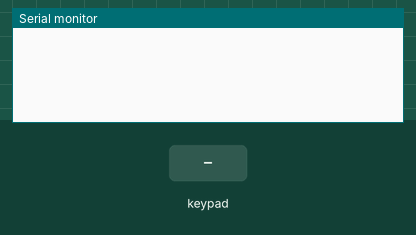
This sketch was run on a simulated Arduino Uno, built with avr-gcc and run on an emulated ATmega328P. On the bench: the last lines printed to the serial monitor. The inputs (shaded band) are chosen by the test bench.

Above: at 1.2 s.
1.3 s: key '1' pressed
At 2.5 s:
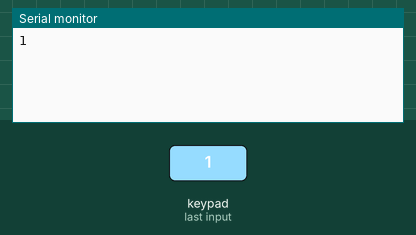
2.8 s: keypad keys 1 2 # pressed 0.4 s apart
At 4.4 s:
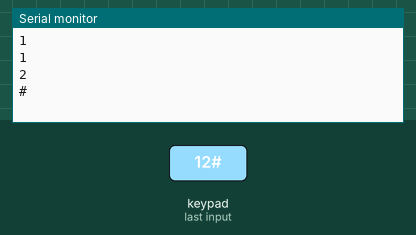
5.5 s: key '*' pressed
At 6.7 s:
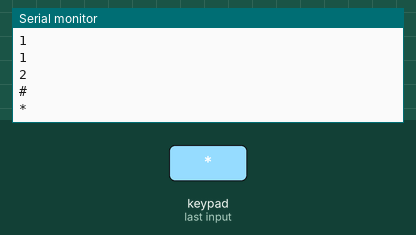
7.0 s: keypad keys 2 5 pressed 0.4 s apart
At 8.6 s:
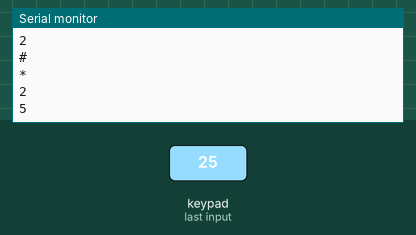
Timing chart, 0 to 10.1 s (numbered marks = the images above; inputs shaded):
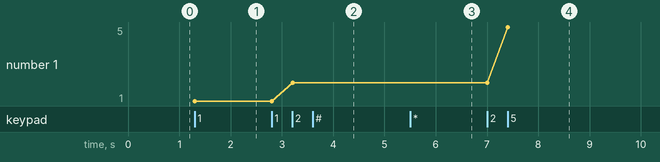

The sketch:

ch04_3x4keypad_library.ino
```cpp
#include <Keypad.h>
#define SERIAL_BAUDRATE 19200
// 定義矩陣鍵盤的針腳（A~G）與Arduino腳位的連接關係
#define A_PIN 8
#define B_PIN 7
#define C_PIN 6
#define D_PIN 5
#define E_PIN 4
#define F_PIN 3
#define G_PIN 2
#define COL 3 // 3直欄
#define ROW 4 // 4橫列

// 定義矩陣鍵盤的針腳（A~G）與列欄的關係
#define COL_0_PIN A_PIN
#define COL_1_PIN B_PIN
#define COL_2_PIN C_PIN
#define ROW_0_PIN D_PIN
#define ROW_1_PIN E_PIN
#define ROW_2_PIN F_PIN
#define ROW_3_PIN G_PIN
byte rowPins[ROW] = {ROW_0_PIN, ROW_1_PIN, ROW_2_PIN, ROW_3_PIN};
byte colPins[COL] = {COL_0_PIN, COL_1_PIN, COL_2_PIN};
char keys[ROW][COL] = { // 每個按鍵所對應的字元
  {'1','2','3'},
  {'4','5','6'},
  {'7','8','9'},
  {'*','0','#'}
};
// 建立Keypad物件
Keypad keypad = Keypad(makeKeymap(keys), rowPins, colPins, ROW, COL);

void setup() {
  Serial.begin(SERIAL_BAUDRATE);
}
void loop() {
  char key = keypad.getKey();
  if(key != NO_KEY){
    Serial.println(key);
  }
}
```

Measured:
- after the input at 1.3 s, the serial monitor: prints a new line at once (image 1)
- after the input at 2.8 s, the serial monitor: prints a new line after 0.41 s (image 2)
- after the input at 5.5 s, the serial monitor: prints a new line at once (image 3)
- after the input at 7.0 s, the serial monitor: prints a new line at once (image 4)
- plotted number 1: 1 → 2 after the input at 2.8 s, 2 → 5 after the input at 7.0 s
